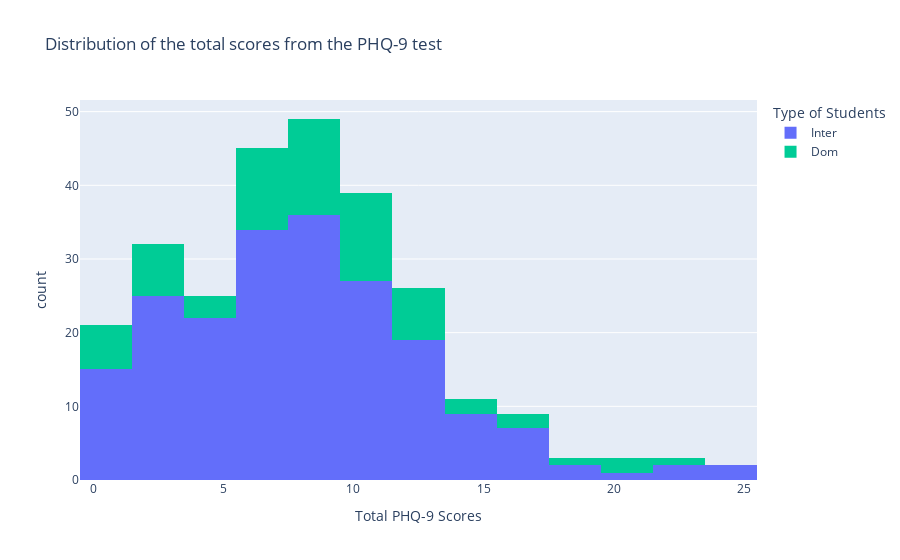

Notebook code for this chart:
### Code cell
# Import plotly packages
import plotly.express as px
import plotly.graph_objects as go

# Create the histogram figure
fig = px.histogram(
    
# Select the dataframe
    data_frame=df,
    
# Select the column you want to visualize
    x="todep",

# Select the additional column to determine different groups of data
    color="inter_dom",

# Clean up the labels
    title="Distribution of the total scores from the PHQ-9 test",
    labels={"inter_dom":"Type of Students", "todep":"Total PHQ-9 Scores"})

# Show the figure
fig.show()

### Figure 1 — Plotly figure (JSON) as saved in the notebook; plotly's stock layout.template omitted (floating-point values rounded to 4 significant figures; data arrays with more than 128 entries replaced by an {"elided": "..."} marker saying what was removed)
{"data": [{"alignmentgroup": "True", "bingroup": "x", "hovertemplate": "Type of Students=Inter<br>Total PHQ-9 Scores=%{x}<br>count=%{y}<extra></extra>", "legendgroup": "Inter", "marker": {"color": "#636efa", "pattern": {"shape": ""}}, "name": "Inter", "offsetgroup": "Inter", "orientation": "v", "showlegend": true, "type": "histogram", "x": {"elided": "201 int values"}, "xaxis": "x", "yaxis": "y"}, {"alignmentgroup": "True", "bingroup": "x", "hovertemplate": "Type of Students=<br>Total PHQ-9 Scores=%{x}<br>count=%{y}<extra></extra>", "legendgroup": "", "marker": {"color": "#EF553B", "pattern": {"shape": ""}}, "name": "", "offsetgroup": "", "orientation": "v", "showlegend": false, "type": "histogram", "x": [null, null, null, null, null, null, null, null, null, null, null, null, null, null, null, null, null, null], "xaxis": "x", "yaxis": "y"}, {"alignmentgroup": "True", "bingroup": "x", "hovertemplate": "Type of Students=Dom<br>Total PHQ-9 Scores=%{x}<br>count=%{y}<extra></extra>", "legendgroup": "Dom", "marker": {"color": "#00cc96", "pattern": {"shape": ""}}, "name": "Dom", "offsetgroup": "Dom", "orientation": "v", "showlegend": true, "type": "histogram", "x": [12, 9, 7, 3, 10, 6, 6, 0, 13, 9, 7, 20, 21, 23, 2, 13, 7, 11, 5, 1, 8, 8, 11, 11, 0, 8, 16, 7, 2, 14, 9, 10, 15, 10, 12, 11, 11, 10, 3, 4, 18, 9, 5, 2, 7, 10, 7, 6, 9, 2, 13, 10, 9, 6, 0, 13, 9, 9, 17, 13, 0, 11, 8, 2, 9, 1, 7], "xaxis": "x", "yaxis": "y"}], "layout": {"barmode": "relative", "legend": {"title": {"text": "Type of Students"}, "tracegroupgap": 0}, "title": {"text": "Distribution of the total scores from the PHQ-9 test"}, "xaxis": {"anchor": "y", "domain": [0, 1], "title": {"text": "Total PHQ-9 Scores"}}, "yaxis": {"anchor": "x", "domain": [0, 1], "title": {"text": "count"}}}}
